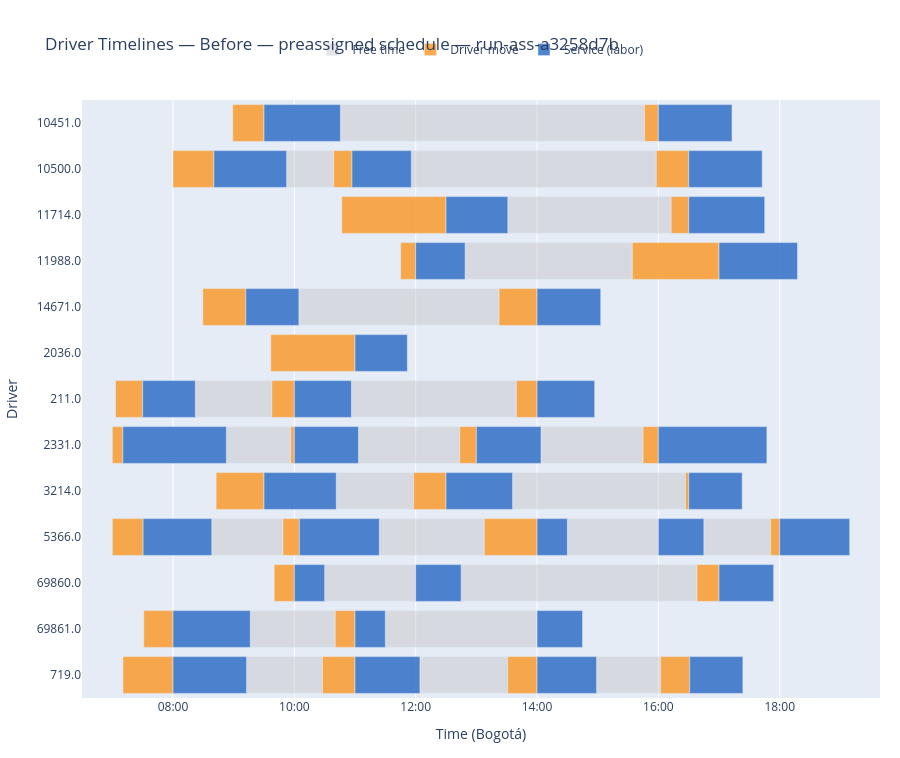

The notebook cell this image was saved under:
### Markdown cell above
---
## Gantt 1 — Before (Preassigned Schedule)

### Code cell
if rows_before:
    build_gantt_figure(
        segments_before, drivers_before,
        f"Before — preassigned schedule — {RUN_DIR.name}",
    ).show()
else:
    print("[info] No preassigned schedule to display (preassigned_df is empty).")

### Figure 1 — Plotly figure (JSON) as saved in the notebook; plotly's stock layout.template omitted (floating-point values rounded to 4 significant figures)
{"data": [{"base": ["2026-04-17T12:48:53.100000", "2026-04-17T09:52:20.991000", "2026-04-17T11:55:45.412500", "2026-04-17T08:38:23.246250", "2026-04-17T11:24:02.235000", "2026-04-17T14:30:00", "2026-04-17T16:45:00", "2026-04-17T13:31:08.602500", "2026-04-17T10:30:00", "2026-04-17T12:45:00", "2026-04-17T10:04:29.403750", "2026-04-17T09:16:25.871250", "2026-04-17T11:30:00", "2026-04-17T08:52:47.298000", "2026-04-17T11:03:25.391250", "2026-04-17T14:03:59.006250", "2026-04-17T09:12:44.741250", "2026-04-17T12:04:12.832500", "2026-04-17T14:58:55.942500", "2026-04-17T08:22:06.352500", "2026-04-17T10:56:29.793750", "2026-04-17T10:45:34.740000", "2026-04-17T10:41:26.666250", "2026-04-17T13:35:50.156250"], "hoverinfo": "text", "hovertext": ["<b>Free time</b><br>Driver: 11988.0<br>Labor: 569886<br>Service: 463837<br>Start: 12:48<br>End:   15:34<br>Duration: 165.4 min", "<b>Free time</b><br>Driver: 10500.0<br>Labor: 566791<br>Service: 460890<br>Start: 09:52<br>End:   10:38<br>Duration: 46.6 min", "<b>Free time</b><br>Driver: 10500.0<br>Labor: 569443<br>Service: 463416<br>Start: 11:55<br>End:   15:57<br>Duration: 242.2 min", "<b>Free time</b><br>Driver: 5366.0<br>Labor: 569237<br>Service: 463219<br>Start: 08:38<br>End:   09:48<br>Duration: 70.4 min", "<b>Free time</b><br>Driver: 5366.0<br>Labor: 568182<br>Service: 462204<br>Start: 11:24<br>End:   13:07<br>Duration: 103.9 min", "<b>Free time</b><br>Driver: 5366.0<br>Labor: 568184<br>Service: 462204<br>Start: 14:30<br>End:   16:00<br>Duration: 90.0 min", "<b>Free time</b><br>Driver: 5366.0<br>Labor: 569590<br>Service: 463557<br>Start: 16:45<br>End:   17:51<br>Duration: 66.1 min", "<b>Free time</b><br>Driver: 11714.0<br>Labor: 569961<br>Service: 463912<br>Start: 13:31<br>End:   16:12<br>Duration: 161.6 min", "<b>Free time</b><br>Driver: 69860.0<br>Labor: 567161<br>Service: 461234<br>Start: 10:30<br>End:   12:00<br>Duration: 90.0 min", "<b>Free time</b><br>Driver: 69860.0<br>Labor: 570024<br>Service: 463973<br>Start: 12:45<br>End:   16:38<br>Duration: 233.2 min", "<b>Free time</b><br>Driver: 14671.0<br>Labor: 569822<br>Service: 463776<br>Start: 10:04<br>End:   13:22<br>Duration: 198.0 min", "<b>Free time</b><br>Driver: 69861.0<br>Labor: 569774<br>Service: 463731<br>Start: 09:16<br>End:   10:40<br>Duration: 84.0 min", "<b>Free time</b><br>Driver: 69861.0<br>Labor: 569866<br>Service: 463731<br>Start: 11:30<br>End:   14:00<br>Duration: 150.0 min", "<b>Free time</b><br>Driver: 2331.0<br>Labor: 569197<br>Service: 463180<br>Start: 08:52<br>End:   09:56<br>Duration: 63.7 min", "<b>Free time</b><br>Driver: 2331.0<br>Labor: 569542<br>Service: 463513<br>Start: 11:03<br>End:   12:43<br>Duration: 100.2 min", "<b>Free time</b><br>Driver: 2331.0<br>Labor: 569414<br>Service: 463387<br>Start: 14:03<br>End:   15:44<br>Duration: 100.9 min", "<b>Free time</b><br>Driver: 719.0<br>Labor: 569421<br>Service: 463394<br>Start: 09:12<br>End:   10:27<br>Duration: 75.2 min", "<b>Free time</b><br>Driver: 719.0<br>Labor: 569480<br>Service: 463451<br>Start: 12:04<br>End:   13:30<br>Duration: 86.7 min", "<b>Free time</b><br>Driver: 719.0<br>Labor: 569349<br>Service: 463325<br>Start: 14:58<br>End:   16:02<br>Duration: 63.3 min", "<b>Free time</b><br>Driver: 211.0<br>Labor: 569541<br>Service: 463512<br>Start: 08:22<br>End:   09:37<br>Duration: 75.7 min", "<b>Free time</b><br>Driver: 211.0<br>Labor: 569896<br>Service: 463847<br>Start: 10:56<br>End:   13:39<br>Duration: 163.1 min", "<b>Free time</b><br>Driver: 10451.0<br>Labor: 570107<br>Service: 464056<br>Start: 10:45<br>End:   15:46<br>Duration: 300.8 min", "<b>Free time</b><br>Driver: 3214.0<br>Labor: 569663<br>Service: 463626<br>Start: 10:41<br>End:   11:57<br>Duration: 76.5 min", "<b>Free time</b><br>Driver: 3214.0<br>Labor: 569562<br>Service: 463531<br>Start: 13:35<br>End:   16:26<br>Duration: 171.0 min"], "legendgroup": "FREE_TIME", "marker": {"color": "rgba(190, 190, 190, 0.40)"}, "name": "Free time", "orientation": "h", "type": "bar", "x": [9924768, 2796291, 14530000.0, 4224000.0, 6233145, 5400000, 3963366, 9694000.0, 5400000, 13993992, 11880000.0, 5041000.0, 9000000, 3823200, 6012000.0, 6055000.0, 4509000.0, 5204000.0, 3800000.0, 4542000.0, 9786000.0, 18048330, 4592000.0, 10260000.0], "y": ["11988.0", "10500.0", "10500.0", "5366.0", "5366.0", "5366.0", "5366.0", "11714.0", "69860.0", "69860.0", "14671.0", "69861.0", "69861.0", "2331.0", "2331.0", "2331.0", "719.0", "719.0", "719.0", "211.0", "211.0", "10451.0", "3214.0", "3214.0"]}, {"base": ["2026-04-17T11:45:08.622000", "2026-04-17T15:34:17.868000", "2026-04-17T08:00:00", "2026-04-17T10:38:57.282000", "2026-04-17T15:57:57.438000", "2026-04-17T07:00:00", "2026-04-17T09:48:47.118000", "2026-04-17T13:07:55.380000", "2026-04-17T17:51:03.366000", "2026-04-17T10:46:56.280000", "2026-04-17T16:12:42.516000", "2026-04-17T09:40:04.944000", "2026-04-17T16:38:13.992000", "2026-04-17T08:29:32.208000", "2026-04-17T13:22:28.812000", "2026-04-17T07:31:08.004000", "2026-04-17T10:40:26.760000", "2026-04-17T07:00:00", "2026-04-17T09:56:30.498000", "2026-04-17T12:43:37.884000", "2026-04-17T15:44:53.754000", "2026-04-17T07:10:30.828000", "2026-04-17T10:27:53.838000", "2026-04-17T13:30:56.592000", "2026-04-17T16:02:15.780000", "2026-04-17T07:03:11.376000", "2026-04-17T09:37:48.360000", "2026-04-17T13:39:35.874000", "2026-04-17T08:59:05.856000", "2026-04-17T15:46:23.070000", "2026-04-17T08:42:39.312000", "2026-04-17T11:57:58.698000", "2026-04-17T16:26:50.190000", "2026-04-17T09:36:43.416000"], "hoverinfo": "text", "hovertext": ["<b>Driver move</b><br>Driver: 11988.0<br>Labor: 564586<br>Service: 458721<br>Start: 11:45<br>End:   12:00<br>Duration: 14.9 min<br>Distance: 4.95 km", "<b>Driver move</b><br>Driver: 11988.0<br>Labor: 569886<br>Service: 463837<br>Start: 15:34<br>End:   17:00<br>Duration: 85.7 min<br>Distance: 28.57 km", "<b>Driver move</b><br>Driver: 10500.0<br>Labor: 569441<br>Service: 463414<br>Start: 08:00<br>End:   08:40<br>Duration: 40.5 min<br>Distance: 13.49 km", "<b>Driver move</b><br>Driver: 10500.0<br>Labor: 566791<br>Service: 460890<br>Start: 10:38<br>End:   10:57<br>Duration: 18.1 min<br>Distance: 6.02 km", "<b>Driver move</b><br>Driver: 10500.0<br>Labor: 569443<br>Service: 463416<br>Start: 15:57<br>End:   16:30<br>Duration: 32.0 min<br>Distance: 10.68 km", "<b>Driver move</b><br>Driver: 5366.0<br>Labor: 566990<br>Service: 461070<br>Start: 07:00<br>End:   07:30<br>Duration: 30.4 min<br>Distance: 10.15 km", "<b>Driver move</b><br>Driver: 5366.0<br>Labor: 569237<br>Service: 463219<br>Start: 09:48<br>End:   10:05<br>Duration: 16.2 min<br>Distance: 5.40 km", "<b>Driver move</b><br>Driver: 5366.0<br>Labor: 568182<br>Service: 462204<br>Start: 13:07<br>End:   14:00<br>Duration: 52.1 min<br>Distance: 17.36 km", "<b>Driver move</b><br>Driver: 5366.0<br>Labor: 569590<br>Service: 463557<br>Start: 17:51<br>End:   18:00<br>Duration: 8.9 min<br>Distance: 2.98 km", "<b>Driver move</b><br>Driver: 11714.0<br>Labor: 567015<br>Service: 461095<br>Start: 10:46<br>End:   12:30<br>Duration: 103.1 min<br>Distance: 34.35 km", "<b>Driver move</b><br>Driver: 11714.0<br>Labor: 569961<br>Service: 463912<br>Start: 16:12<br>End:   16:30<br>Duration: 17.3 min<br>Distance: 5.76 km", "<b>Driver move</b><br>Driver: 69860.0<br>Labor: 567159<br>Service: 461234<br>Start: 09:40<br>End:   10:00<br>Duration: 19.9 min<br>Distance: 6.64 km", "<b>Driver move</b><br>Driver: 69860.0<br>Labor: 570024<br>Service: 463973<br>Start: 16:38<br>End:   17:00<br>Duration: 21.8 min<br>Distance: 7.26 km", "<b>Driver move</b><br>Driver: 14671.0<br>Labor: 568545<br>Service: 462555<br>Start: 08:29<br>End:   09:12<br>Duration: 42.5 min<br>Distance: 14.15 km", "<b>Driver move</b><br>Driver: 14671.0<br>Labor: 569822<br>Service: 463776<br>Start: 13:22<br>End:   14:00<br>Duration: 37.5 min<br>Distance: 12.51 km", "<b>Driver move</b><br>Driver: 69861.0<br>Labor: 568640<br>Service: 462648<br>Start: 07:31<br>End:   08:00<br>Duration: 28.9 min<br>Distance: 9.62 km", "<b>Driver move</b><br>Driver: 69861.0<br>Labor: 569774<br>Service: 463731<br>Start: 10:40<br>End:   11:00<br>Duration: 19.6 min<br>Distance: 6.52 km", "<b>Driver move</b><br>Driver: 2331.0<br>Labor: 568642<br>Service: 462650<br>Start: 07:00<br>End:   07:10<br>Duration: 10.4 min<br>Distance: 3.48 km", "<b>Driver move</b><br>Driver: 2331.0<br>Labor: 569197<br>Service: 463180<br>Start: 09:56<br>End:   10:00<br>Duration: 3.5 min<br>Distance: 1.16 km", "<b>Driver move</b><br>Driver: 2331.0<br>Labor: 569542<br>Service: 463513<br>Start: 12:43<br>End:   13:00<br>Duration: 16.4 min<br>Distance: 5.46 km", "<b>Driver move</b><br>Driver: 2331.0<br>Labor: 569414<br>Service: 463387<br>Start: 15:44<br>End:   16:00<br>Duration: 15.1 min<br>Distance: 5.03 km", "<b>Driver move</b><br>Driver: 719.0<br>Labor: 568740<br>Service: 462737<br>Start: 07:10<br>End:   08:00<br>Duration: 49.5 min<br>Distance: 16.50 km", "<b>Driver move</b><br>Driver: 719.0<br>Labor: 569421<br>Service: 463394<br>Start: 10:27<br>End:   11:00<br>Duration: 32.1 min<br>Distance: 10.70 km", "<b>Driver move</b><br>Driver: 719.0<br>Labor: 569480<br>Service: 463451<br>Start: 13:30<br>End:   14:00<br>Duration: 29.1 min<br>Distance: 9.69 km", "<b>Driver move</b><br>Driver: 719.0<br>Labor: 569349<br>Service: 463325<br>Start: 16:02<br>End:   16:31<br>Duration: 28.7 min<br>Distance: 9.58 km", "<b>Driver move</b><br>Driver: 211.0<br>Labor: 569346<br>Service: 463322<br>Start: 07:03<br>End:   07:30<br>Duration: 26.8 min<br>Distance: 8.94 km", "<b>Driver move</b><br>Driver: 211.0<br>Labor: 569541<br>Service: 463512<br>Start: 09:37<br>End:   10:00<br>Duration: 22.2 min<br>Distance: 7.40 km", "<b>Driver move</b><br>Driver: 211.0<br>Labor: 569896<br>Service: 463847<br>Start: 13:39<br>End:   14:00<br>Duration: 20.4 min<br>Distance: 6.80 km", "<b>Driver move</b><br>Driver: 10451.0<br>Labor: 569352<br>Service: 463328<br>Start: 08:59<br>End:   09:30<br>Duration: 30.9 min<br>Distance: 10.30 km", "<b>Driver move</b><br>Driver: 10451.0<br>Labor: 570107<br>Service: 464056<br>Start: 15:46<br>End:   16:00<br>Duration: 13.6 min<br>Distance: 4.54 km", "<b>Driver move</b><br>Driver: 3214.0<br>Labor: 569504<br>Service: 463475<br>Start: 08:42<br>End:   09:30<br>Duration: 47.3 min<br>Distance: 15.78 km", "<b>Driver move</b><br>Driver: 3214.0<br>Labor: 569663<br>Service: 463626<br>Start: 11:57<br>End:   12:30<br>Duration: 32.0 min<br>Distance: 10.67 km", "<b>Driver move</b><br>Driver: 3214.0<br>Labor: 569562<br>Service: 463531<br>Start: 16:26<br>End:   16:30<br>Duration: 3.2 min<br>Distance: 1.05 km", "<b>Driver move</b><br>Driver: 2036.0<br>Labor: 569611<br>Service: 463578<br>Start: 09:36<br>End:   11:00<br>Duration: 83.3 min<br>Distance: 27.76 km"], "legendgroup": "DRIVER_MOVE", "marker": {"color": "rgba(250, 155, 45,  0.85)"}, "name": "Driver move", "orientation": "h", "type": "bar", "x": [891378, 5142132, 2428146, 1082718, 1922562, 1826460, 972882, 3124620, 536634, 6183720, 1037000.0, 1195056, 1306008, 2547792, 2251188, 1731996, 1173240, 625698, 209502, 982116, 906246, 2969172, 1926162, 1743408, 1724220, 1608624, 1331640, 1224126, 1854144, 816930, 2840688, 1921302, 189810, 4996584], "y": ["11988.0", "11988.0", "10500.0", "10500.0", "10500.0", "5366.0", "5366.0", "5366.0", "5366.0", "11714.0", "11714.0", "69860.0", "69860.0", "14671.0", "14671.0", "69861.0", "69861.0", "2331.0", "2331.0", "2331.0", "2331.0", "719.0", "719.0", "719.0", "719.0", "211.0", "211.0", "211.0", "10451.0", "10451.0", "3214.0", "3214.0", "3214.0", "2036.0"]}, {"base": ["2026-04-17T12:00:00", "2026-04-17T17:00:00", "2026-04-17T08:40:28.146000", "2026-04-17T10:57:00", "2026-04-17T16:30:00", "2026-04-17T07:30:26.460000", "2026-04-17T10:05:00", "2026-04-17T14:00:00", "2026-04-17T16:00:00", "2026-04-17T18:00:00", "2026-04-17T12:30:00", "2026-04-17T16:30:00", "2026-04-17T10:00:00", "2026-04-17T12:00:00", "2026-04-17T17:00:00", "2026-04-17T09:12:00", "2026-04-17T14:00:00", "2026-04-17T08:00:00", "2026-04-17T11:00:00", "2026-04-17T14:00:00", "2026-04-17T07:10:25.698000", "2026-04-17T10:00:00", "2026-04-17T13:00:00", "2026-04-17T16:00:00", "2026-04-17T08:00:00", "2026-04-17T11:00:00", "2026-04-17T14:00:00", "2026-04-17T16:31:00", "2026-04-17T07:30:00", "2026-04-17T10:00:00", "2026-04-17T14:00:00", "2026-04-17T09:30:00", "2026-04-17T16:00:00", "2026-04-17T09:30:00", "2026-04-17T12:30:00", "2026-04-17T16:30:00", "2026-04-17T11:00:00"], "hoverinfo": "text", "hovertext": ["<b>Service (labor)</b><br>Driver: 11988.0<br>Labor: 564586<br>Service: 458721<br>Start: 12:00<br>End:   12:48<br>Duration: 48.9 min<br>Distance: 2.07 km", "<b>Service (labor)</b><br>Driver: 11988.0<br>Labor: 569886<br>Service: 463837<br>Start: 17:00<br>End:   18:17<br>Duration: 77.6 min<br>Distance: 17.40 km", "<b>Service (labor)</b><br>Driver: 10500.0<br>Labor: 569441<br>Service: 463414<br>Start: 08:40<br>End:   09:52<br>Duration: 71.9 min<br>Distance: 14.34 km", "<b>Service (labor)</b><br>Driver: 10500.0<br>Labor: 566791<br>Service: 460890<br>Start: 10:57<br>End:   11:55<br>Duration: 58.8 min<br>Distance: 7.34 km", "<b>Service (labor)</b><br>Driver: 10500.0<br>Labor: 569443<br>Service: 463416<br>Start: 16:30<br>End:   17:42<br>Duration: 72.7 min<br>Distance: 14.77 km", "<b>Service (labor)</b><br>Driver: 5366.0<br>Labor: 566990<br>Service: 461070<br>Start: 07:30<br>End:   08:38<br>Duration: 68.0 min<br>Distance: 12.24 km", "<b>Service (labor)</b><br>Driver: 5366.0<br>Labor: 569237<br>Service: 463219<br>Start: 10:05<br>End:   11:24<br>Duration: 79.0 min<br>Distance: 18.15 km", "<b>Service (labor)</b><br>Driver: 5366.0<br>Labor: 568182<br>Service: 462204<br>Start: 14:00<br>End:   14:30<br>Duration: 30.0 min", "<b>Service (labor)</b><br>Driver: 5366.0<br>Labor: 568184<br>Service: 462204<br>Start: 16:00<br>End:   16:45<br>Duration: 45.0 min", "<b>Service (labor)</b><br>Driver: 5366.0<br>Labor: 569590<br>Service: 463557<br>Start: 18:00<br>End:   19:09<br>Duration: 69.2 min<br>Distance: 12.91 km", "<b>Service (labor)</b><br>Driver: 11714.0<br>Labor: 567015<br>Service: 461095<br>Start: 12:30<br>End:   13:31<br>Duration: 61.1 min<br>Distance: 8.61 km", "<b>Service (labor)</b><br>Driver: 11714.0<br>Labor: 569961<br>Service: 463912<br>Start: 16:30<br>End:   17:45<br>Duration: 75.2 min<br>Distance: 16.09 km", "<b>Service (labor)</b><br>Driver: 69860.0<br>Labor: 567159<br>Service: 461234<br>Start: 10:00<br>End:   10:30<br>Duration: 30.0 min", "<b>Service (labor)</b><br>Driver: 69860.0<br>Labor: 567161<br>Service: 461234<br>Start: 12:00<br>End:   12:45<br>Duration: 45.0 min", "<b>Service (labor)</b><br>Driver: 69860.0<br>Labor: 570024<br>Service: 463973<br>Start: 17:00<br>End:   17:54<br>Duration: 54.0 min<br>Distance: 4.80 km", "<b>Service (labor)</b><br>Driver: 14671.0<br>Labor: 568545<br>Service: 462555<br>Start: 09:12<br>End:   10:04<br>Duration: 52.5 min<br>Distance: 3.99 km", "<b>Service (labor)</b><br>Driver: 14671.0<br>Labor: 569822<br>Service: 463776<br>Start: 14:00<br>End:   15:02<br>Duration: 63.0 min<br>Distance: 9.60 km", "<b>Service (labor)</b><br>Driver: 69861.0<br>Labor: 568640<br>Service: 462648<br>Start: 08:00<br>End:   09:16<br>Duration: 76.4 min<br>Distance: 16.76 km", "<b>Service (labor)</b><br>Driver: 69861.0<br>Labor: 569774<br>Service: 463731<br>Start: 11:00<br>End:   11:30<br>Duration: 30.0 min", "<b>Service (labor)</b><br>Driver: 69861.0<br>Labor: 569866<br>Service: 463731<br>Start: 14:00<br>End:   14:45<br>Duration: 45.0 min", "<b>Service (labor)</b><br>Driver: 2331.0<br>Labor: 568642<br>Service: 462650<br>Start: 07:10<br>End:   08:52<br>Duration: 102.4 min<br>Distance: 30.59 km", "<b>Service (labor)</b><br>Driver: 2331.0<br>Labor: 569197<br>Service: 463180<br>Start: 10:00<br>End:   11:03<br>Duration: 63.4 min<br>Distance: 9.83 km", "<b>Service (labor)</b><br>Driver: 2331.0<br>Labor: 569542<br>Service: 463513<br>Start: 13:00<br>End:   14:03<br>Duration: 64.0 min<br>Distance: 10.12 km", "<b>Service (labor)</b><br>Driver: 2331.0<br>Labor: 569414<br>Service: 463387<br>Start: 16:00<br>End:   17:47<br>Duration: 107.3 min<br>Distance: 33.24 km", "<b>Service (labor)</b><br>Driver: 719.0<br>Labor: 568740<br>Service: 462737<br>Start: 08:00<br>End:   09:12<br>Duration: 72.8 min<br>Distance: 14.80 km", "<b>Service (labor)</b><br>Driver: 719.0<br>Labor: 569421<br>Service: 463394<br>Start: 11:00<br>End:   12:04<br>Duration: 64.2 min<br>Distance: 10.25 km", "<b>Service (labor)</b><br>Driver: 719.0<br>Labor: 569480<br>Service: 463451<br>Start: 14:00<br>End:   14:58<br>Duration: 58.9 min<br>Distance: 7.43 km", "<b>Service (labor)</b><br>Driver: 719.0<br>Labor: 569349<br>Service: 463325<br>Start: 16:31<br>End:   17:23<br>Duration: 52.6 min<br>Distance: 4.05 km", "<b>Service (labor)</b><br>Driver: 211.0<br>Labor: 569346<br>Service: 463322<br>Start: 07:30<br>End:   08:22<br>Duration: 52.1 min<br>Distance: 3.79 km", "<b>Service (labor)</b><br>Driver: 211.0<br>Labor: 569541<br>Service: 463512<br>Start: 10:00<br>End:   10:56<br>Duration: 56.5 min<br>Distance: 6.13 km", "<b>Service (labor)</b><br>Driver: 211.0<br>Labor: 569896<br>Service: 463847<br>Start: 14:00<br>End:   14:57<br>Duration: 57.0 min<br>Distance: 6.42 km", "<b>Service (labor)</b><br>Driver: 10451.0<br>Labor: 569352<br>Service: 463328<br>Start: 09:30<br>End:   10:45<br>Duration: 75.6 min<br>Distance: 16.31 km", "<b>Service (labor)</b><br>Driver: 10451.0<br>Labor: 570107<br>Service: 464056<br>Start: 16:00<br>End:   17:12<br>Duration: 72.9 min<br>Distance: 14.86 km", "<b>Service (labor)</b><br>Driver: 3214.0<br>Labor: 569504<br>Service: 463475<br>Start: 09:30<br>End:   10:41<br>Duration: 71.4 min<br>Distance: 14.10 km", "<b>Service (labor)</b><br>Driver: 3214.0<br>Labor: 569663<br>Service: 463626<br>Start: 12:30<br>End:   13:35<br>Duration: 65.8 min<br>Distance: 11.11 km", "<b>Service (labor)</b><br>Driver: 3214.0<br>Labor: 569562<br>Service: 463531<br>Start: 16:30<br>End:   17:22<br>Duration: 52.9 min<br>Distance: 4.22 km", "<b>Service (labor)</b><br>Driver: 2036.0<br>Labor: 569611<br>Service: 463578<br>Start: 11:00<br>End:   11:51<br>Duration: 51.8 min<br>Distance: 3.61 km"], "legendgroup": "VEHICLE_TRANSPORTATION", "marker": {"color": "rgba(55,  115, 200, 0.88)"}, "name": "Service (labor)", "orientation": "h", "type": "bar", "x": [2933100, 4657000.0, 4312845, 3525000.0, 4362000.0, 4077000.0, 4742235, 1800000, 2700000, 4152000.0, 3669000.0, 4510000.0, 1800000, 2700000, 3240000.0, 3149000.0, 3780000.0, 4586000.0, 1800000, 2700000, 6141600, 3805000.0, 3839000.0, 6440000.0, 4365000.0, 3853000.0, 3536000.0, 3156000.0, 3126000.0, 3390000.0, 3422000.0, 4534740, 4372000.0, 4287000.0, 3950000.0, 3175000.0, 3106000.0], "y": ["11988.0", "11988.0", "10500.0", "10500.0", "10500.0", "5366.0", "5366.0", "5366.0", "5366.0", "5366.0", "11714.0", "11714.0", "69860.0", "69860.0", "69860.0", "14671.0", "14671.0", "69861.0", "69861.0", "69861.0", "2331.0", "2331.0", "2331.0", "2331.0", "719.0", "719.0", "719.0", "719.0", "211.0", "211.0", "211.0", "10451.0", "10451.0", "3214.0", "3214.0", "3214.0", "2036.0"]}], "layout": {"barmode": "overlay", "height": 758, "hovermode": "closest", "legend": {"orientation": "h", "x": 0.5, "xanchor": "center", "y": 1.06, "yanchor": "bottom"}, "margin": {"b": 60, "l": 80, "r": 20, "t": 100}, "title": {"text": "Driver Timelines — Before — preassigned schedule — run-ass-a3258d7b"}, "xaxis": {"range": ["2026-04-17T06:30:00", "2026-04-17T19:39:12.251250"], "tickformat": "%H:%M", "title": {"text": "Time (Bogotá)"}, "type": "date"}, "yaxis": {"categoryarray": ["719.0", "69861.0", "69860.0", "5366.0", "3214.0", "2331.0", "211.0", "2036.0", "14671.0", "11988.0", "11714.0", "10500.0", "10451.0"], "categoryorder": "array", "title": {"text": "Driver"}}}}
